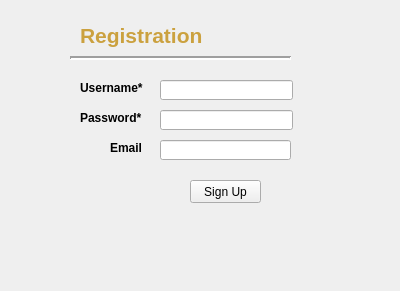
<?xml version="1.0" encoding="UTF-8"?>
<ui version="4.0">
 <class>SignUp</class>
 <widget class="QWidget" name="SignUp">
  <property name="geometry">
   <rect>
    <x>0</x>
    <y>0</y>
    <width>400</width>
    <height>291</height>
   </rect>
  </property>
  <property name="windowTitle">
   <string>Registration Form</string>
  </property>
  <widget class="QLabel" name="label">
   <property name="geometry">
    <rect>
     <x>80</x>
     <y>80</y>
     <width>71</width>
     <height>16</height>
    </rect>
   </property>
   <property name="font">
    <font>
     <pointsize>9</pointsize>
     <weight>75</weight>
     <bold>true</bold>
    </font>
   </property>
   <property name="text">
    <string>Username*</string>
   </property>
  </widget>
  <widget class="QLabel" name="label_2">
   <property name="geometry">
    <rect>
     <x>80</x>
     <y>110</y>
     <width>71</width>
     <height>16</height>
    </rect>
   </property>
   <property name="font">
    <font>
     <pointsize>9</pointsize>
     <weight>75</weight>
     <bold>true</bold>
    </font>
   </property>
   <property name="text">
    <string>Password*</string>
   </property>
  </widget>
  <widget class="QLineEdit" name="password_textField">
   <property name="geometry">
    <rect>
     <x>160</x>
     <y>110</y>
     <width>133</width>
     <height>20</height>
    </rect>
   </property>
   <property name="toolTip">
    <string>Enter password here</string>
   </property>
   <property name="echoMode">
    <enum>QLineEdit::Password</enum>
   </property>
  </widget>
  <widget class="QPushButton" name="pushButton">
   <property name="geometry">
    <rect>
     <x>190</x>
     <y>180</y>
     <width>71</width>
     <height>23</height>
    </rect>
   </property>
   <property name="text">
    <string>Sign Up</string>
   </property>
  </widget>
  <widget class="QLineEdit" name="username_textField">
   <property name="geometry">
    <rect>
     <x>160</x>
     <y>80</y>
     <width>133</width>
     <height>20</height>
    </rect>
   </property>
   <property name="toolTip">
    <string>Enter username here</string>
   </property>
  </widget>
  <widget class="QLineEdit" name="email_textfield">
   <property name="geometry">
    <rect>
     <x>160</x>
     <y>140</y>
     <width>131</width>
     <height>20</height>
    </rect>
   </property>
   <property name="toolTip">
    <string>Enter email here</string>
   </property>
  </widget>
  <widget class="QLabel" name="label_3">
   <property name="geometry">
    <rect>
     <x>110</x>
     <y>140</y>
     <width>31</width>
     <height>16</height>
    </rect>
   </property>
   <property name="font">
    <font>
     <pointsize>9</pointsize>
     <weight>75</weight>
     <bold>true</bold>
    </font>
   </property>
   <property name="text">
    <string>Email</string>
   </property>
  </widget>
  <widget class="QLabel" name="label_4">
   <property name="geometry">
    <rect>
     <x>80</x>
     <y>20</y>
     <width>131</width>
     <height>31</height>
    </rect>
   </property>
   <property name="text">
    <string>&lt;html&gt;&lt;head/&gt;&lt;body&gt;&lt;p&gt;&lt;span style=&quot; font-size:16pt; font-weight:600; color:#cba13f;&quot;&gt;Registration&lt;/span&gt;&lt;/p&gt;&lt;/body&gt;&lt;/html&gt;</string>
   </property>
  </widget>
  <widget class="Line" name="line">
   <property name="geometry">
    <rect>
     <x>70</x>
     <y>50</y>
     <width>221</width>
     <height>16</height>
    </rect>
   </property>
   <property name="font">
    <font>
     <weight>75</weight>
     <bold>true</bold>
    </font>
   </property>
   <property name="lineWidth">
    <number>2</number>
   </property>
   <property name="orientation">
    <enum>Qt::Horizontal</enum>
   </property>
  </widget>
 </widget>
 <resources/>
 <connections/>
</ui>
